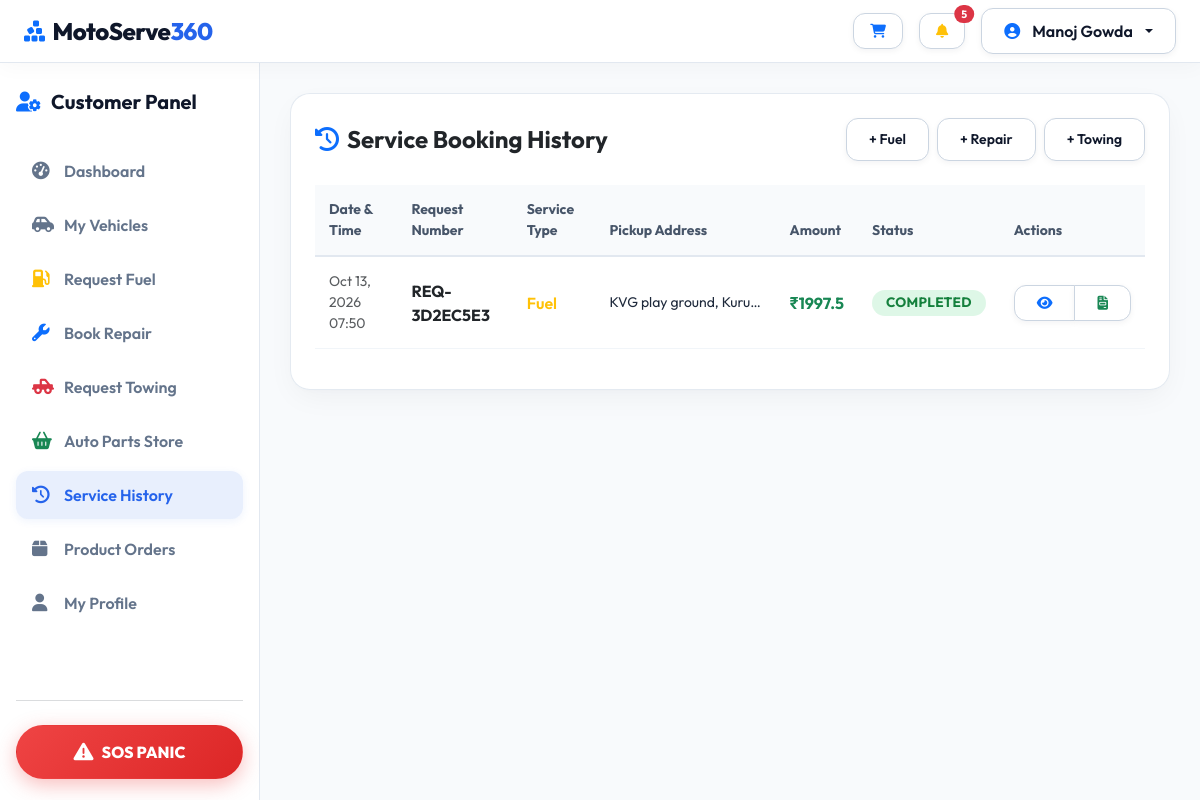
/customer/history (signed in), run on the app's committed database.
### models/user.py (models this page shows, shortened)
class User(UserMixin, db.Model):
    __tablename__ = 'users'
    id = db.Column(db.Integer, primary_key=True)
    name = db.Column(db.String(100), nullable=False)
    email = db.Column(db.String(120), unique=True, nullable=False, index=True)
    password_hash = db.Column(db.String(255), nullable=False)
    phone = db.Column(db.String(20), nullable=False)
    role = db.Column(db.String(20), nullable=False, default='customer') # 'customer', 'provider', 'admin'
    avatar = db.Column(db.String(255), default='default_avatar.png')
    license_number = db.Column(db.String(50), nullable=True)
    created_at = db.Column(db.DateTime, default=datetime.utcnow)
    is_active = db.Column(db.Boolean, default=True)
    vehicles = db.relationship('Vehicle', backref='owner', lazy=True, cascade="all, delete-orphan")
    provider_profile = db.relationship('ProviderProfile', backref='user', uselist=False, cascade="all, delete-orphan")
    customer_requests = db.relationship('ServiceRequest', foreign_keys='ServiceRequest.customer_id', backref='customer', lazy=True)
    cart_items = db.relationship('CartItem', backref='user', lazy=True, cascade="all, delete-orphan")
    orders = db.relationship('Order', backref='customer', lazy=True)
    payments = db.relationship('Payment', backref='user', lazy=True)
    notifications = db.relationship('Notification', backref='user', lazy=True, cascade="all, delete-orphan")
    def is_customer(self):
        return self.role == 'customer'

### models/service.py (models this page shows, shortened)
class ServiceRequest(db.Model):
    __tablename__ = 'service_requests'
    id = db.Column(db.Integer, primary_key=True)
    request_number = db.Column(db.String(36), default=lambda: f"REQ-{uuid.uuid4().hex[:8].upper()}", unique=True)
    customer_id = db.Column(db.Integer, db.ForeignKey('users.id'), nullable=False)
    provider_id = db.Column(db.Integer, db.ForeignKey('providers.id'), nullable=True)
    vehicle_id = db.Column(db.Integer, db.ForeignKey('vehicles.id'), nullable=True)
    service_type = db.Column(db.String(20), nullable=False) # 'fuel', 'repair', 'tow'
    status = db.Column(db.String(20), default='pending', nullable=False)
    pickup_address = db.Column(db.String(255), nullable=False)
    locality = db.Column(db.String(100), nullable=True)
    pickup_lat = db.Column(db.Float, nullable=False)
    pickup_lng = db.Column(db.Float, nullable=False)
    provider_name = db.Column(db.String(150), nullable=True)
    provider_lat = db.Column(db.Float, nullable=True)
    provider_lng = db.Column(db.Float, nullable=True)
    provider_address = db.Column(db.String(255), nullable=True)
    provider_phone = db.Column(db.String(50), nullable=True)
    provider_source = db.Column(db.String(20), default='registered') # 'registered' or 'osm'
    distance_km = db.Column(db.Float, nullable=True) # Straight-line distance from customer to provider
    drop_address = db.Column(db.String(255), nullable=True) # Used for towing
    drop_lat = db.Column(db.Float, nullable=True)
    drop_lng = db.Column(db.Float, nullable=True)
    is_emergency = db.Column(db.Boolean, default=False)
    scheduled_at = db.Column(db.DateTime, default=datetime.utcnow)
    service_notes = db.Column(db.Text, nullable=True)
    estimated_fee = db.Column(db.Float, default=0.0)
    final_amount = db.Column(db.Float, default=0.0)
    payment_status = db.Column(db.String(20), default='unpaid') # 'unpaid', 'paid'
    created_at = db.Column(db.DateTime, default=datetime.utcnow)
    updated_at = db.Column(db.DateTime, default=datetime.utcnow, onupdate=datetime.utcnow)
    fuel_detail = db.relationship('FuelDetails', backref='request', uselist=False, cascade="all, delete-orphan")
    repair_detail = db.relationship('RepairDetails', backref='request', uselist=False, cascade="all, delete-orphan")
    tow_detail = db.relationship('TowDetails', backref='request', uselist=False, cascade="all, delete-orphan")
    payments = db.relationship('Payment', backref='service_request', lazy=True)
    chat_messages = db.relationship('ChatMessage', backref='service_request', lazy=True, cascade="all, delete-orphan")
    reviews = db.relationship('Review', backref='service_request', lazy=True)

### routes/customer.py (the view)
@customer_bp.route('/history')
@login_required
@customer_required
def history():
    requests = ServiceRequest.query.filter_by(customer_id=current_user.id).order_by(ServiceRequest.created_at.desc()).all()
    return render_template('customer/history.html', requests=requests)

### routes/customer.py (called while the page is built)
def customer_required(f):
    from functools import wraps
    @wraps(f)
    def decorated_function(*args, **kwargs):
        if not current_user.is_authenticated or not current_user.is_customer():
            flash('Access denied. Customer panel only.', 'danger')
            return redirect(url_for('auth.login', role='customer'))
        return f(*args, **kwargs)
    return decorated_function

### templates/customer/history.html (shortened to what this page needs)
{% extends 'customer/base_customer.html' %}
{% block customer_content %}
<div class="glass-card p-4">
  <div class="d-flex justify-content-between align-items-center mb-4">
    <h4 class="fw-bold text-dark mb-0"><i class="fas fa-clock-rotate-left text-primary me-2"></i>Service Booking History</h4>
    <div class="d-flex gap-2">
      <a href="{{ url_for('customer.request_fuel') }}" class="btn btn-sm btn-white-custom text-warning">+ Fuel</a>
      <a href="{{ url_for('customer.request_repair') }}" class="btn btn-sm btn-white-custom text-primary">+ Repair</a>
      <a href="{{ url_for('customer.request_tow') }}" class="btn btn-sm btn-white-custom text-danger">+ Towing</a>
    </div>
  </div>
  {% if requests %}
    <div class="table-responsive">
      <table class="table table-hover align-middle">
        <thead>
          <tr class="text-muted small">
            <th>Date & Time</th>
            <th>Request Number</th>
            <th>Service Type</th>
            <th>Pickup Address</th>
            <th>Amount</th>
            <th>Status</th>
            <th>Actions</th>
          </tr>
        </thead>
        <tbody>
          {% for r in requests %}
            <tr>
              <td class="small text-muted">{{ r.created_at.strftime('%b %d, %Y %H:%M') }}</td>
              <td class="fw-bold text-dark">{{ r.request_number }}</td>
              <td>
                <span class="text-capitalize fw-semibold text-{% if r.service_type == 'fuel' %}warning{% elif r.service_type == 'repair' %}primary{% else %}danger{% endif %}">
                  {{ r.service_type }}
                </span>
              </td>
              <td class="small text-truncate" style="max-width: 180px;">{{ r.pickup_address }}</td>
              <td class="fw-bold text-success">₹{{ r.final_amount }}</td>
              <td><span class="badge badge-status badge-{{ r.status }}">{{ r.status }}</span></td>
              <td>
                <div class="btn-group btn-group-sm">
                  <a href="{{ url_for('customer.tracking', request_id=r.id) }}" class="btn btn-white-custom" title="Track / View"><i class="fas fa-eye text-primary"></i></a>
                  <a href="{{ url_for('customer.download_invoice', type_name='service', item_id=r.id) }}" target="_blank" class="btn btn-white-custom" title="Invoice"><i class="fas fa-file-invoice text-success"></i></a>
                </div>
              </td>
            </tr>
          {% endfor %}
        </tbody>
      </table>
    </div>
  {% else %}
    <div class="text-center py-5 text-muted">
      <i class="fas fa-folder-open fs-1 mb-3 opacity-50"></i>
      <p>No service history found. Request a fuel, repair, or tow service to see it here!</p>
    </div>
  {% endif %}
</div>
{% endblock %}

### templates/customer/base_customer.html (shortened to what this page needs)
<!DOCTYPE html>
<html lang="en">
<head>
  <link href="https://cdn.jsdelivr.net/npm/bootstrap@5.3.2/dist/css/bootstrap.min.css" rel="stylesheet">
  <link rel="stylesheet" href="https://cdnjs.cloudflare.com/ajax/libs/font-awesome/6.5.1/css/all.min.css">
  <link rel="stylesheet" href="https://unpkg.com/leaflet@1.9.4/dist/leaflet.css" />
  <link rel="stylesheet" href="{{ url_for('static', filename='css/style.css') }}">
  <link rel="stylesheet" href="{{ url_for('static', filename='css/dashboard.css') }}">
</head>
<body>
  <nav class="navbar navbar-expand-lg navbar-light navbar-custom sticky-top">
    <div class="container-fluid px-4">
      <a class="navbar-brand me-4" href="{{ url_for('customer.dashboard') }}">
        <i class="fas fa-cubes-stacked me-2 text-primary"></i>MotoServe<span>360</span>
      </a>
      <div class="d-flex align-items-center gap-3 ms-auto">
        <a href="{{ url_for('customer.view_cart') }}" class="btn btn-white-custom position-relative btn-sm px-3">
          <i class="fas fa-cart-shopping text-primary"></i>
        </a>
        <a href="{{ url_for('customer.notifications') }}" class="btn btn-white-custom position-relative btn-sm px-3">
          <i class="fas fa-bell text-warning"></i>
          {% if unread_notifications_count > 0 %}
            <span class="position-absolute top-0 start-100 translate-middle badge rounded-pill bg-danger">
              {{ unread_notifications_count }}
            </span>
          {% endif %}
        </a>
        <div class="dropdown">
          <button class="btn btn-white-custom dropdown-toggle" type="button" data-bs-toggle="dropdown">
            <i class="fas fa-user-circle me-1 text-primary"></i> {{ current_user.name }}
          </button>
        </div>
      </div>
    </div>
  </nav>
  <div class="dashboard-wrapper">
    <aside class="sidebar">
      <div class="sidebar-brand">
        <i class="fas fa-user-gear text-primary"></i> Customer Panel
      </div>
      <ul class="sidebar-nav">
        <li>
          <a href="{{ url_for('customer.dashboard') }}" class="sidebar-link {% if request.endpoint == 'customer.dashboard' %}active{% endif %}">
            <i class="fas fa-gauge-high"></i> Dashboard
          </a>
        </li>
        <li>
          <a href="{{ url_for('customer.vehicles') }}" class="sidebar-link {% if request.endpoint == 'customer.vehicles' %}active{% endif %}">
            <i class="fas fa-car-side"></i> My Vehicles
          </a>
        </li>
        <li>
          <a href="{{ url_for('customer.request_fuel') }}" class="sidebar-link {% if request.endpoint == 'customer.request_fuel' %}active{% endif %}">
            <i class="fas fa-gas-pump text-warning"></i> Request Fuel
          </a>
        </li>
        <li>
          <a href="{{ url_for('customer.request_repair') }}" class="sidebar-link {% if request.endpoint == 'customer.request_repair' %}active{% endif %}">
            <i class="fas fa-wrench text-primary"></i> Book Repair
          </a>
        </li>
        <li>
          <a href="{{ url_for('customer.request_tow') }}" class="sidebar-link {% if request.endpoint == 'customer.request_tow' %}active{% endif %}">
            <i class="fas fa-truck-pickup text-danger"></i> Request Towing
          </a>
        </li>
        <li>
          <a href="{{ url_for('customer.store') }}" class="sidebar-link {% if 'store' in request.endpoint or 'cart' in request.endpoint or 'checkout' in request.endpoint %}active{% endif %}">
            <i class="fas fa-basket-shopping text-success"></i> Auto Parts Store
          </a>
        </li>
        <li>
          <a href="{{ url_for('customer.history') }}" class="sidebar-link {% if request.endpoint == 'customer.history' %}active{% endif %}">
            <i class="fas fa-clock-rotate-left"></i> Service History
          </a>
        </li>
        <li>
          <a href="{{ url_for('customer.orders') }}" class="sidebar-link {% if request.endpoint == 'customer.orders' %}active{% endif %}">
            <i class="fas fa-box"></i> Product Orders
          </a>
        </li>
        <li>
          <a href="{{ url_for('customer.profile') }}" class="sidebar-link {% if request.endpoint == 'customer.profile' %}active{% endif %}">
            <i class="fas fa-user"></i> My Profile
          </a>
        </li>
      </ul>
      <div class="mt-auto pt-4 border-top border-secondary border-opacity-25">
        <form action="{{ url_for('customer.sos_panic') }}" method="POST" id="sos-panic-form">
          <button type="submit" class="btn btn-sos w-100 d-flex align-items-center justify-content-center gap-2" id="btn-sos-panic">
            <i class="fas fa-triangle-exclamation fs-5"></i> SOS PANIC
          </button>
        </form>
      </div>
    </aside>
    <main class="dashboard-content">
      {% block customer_content %}{% block content %}{% endblock %}{% endblock %}
    </main>
  </div>
</body>
</html>

### static/css/style.css (style rules this page uses)
:root { --primary-color: #2563eb; --primary-hover: #1d4ed8; --secondary-color: #64748b; --light-bg: #f8fafc; --light-surface: #ffffff; --light-card: #ffffff; --light-border: #e2e8f0; --dark-bg: #f8fafc; --dark-surface: #ffffff; --dark-card: #ffffff; --dark-border: #e2e8f0; --accent-fuel: #d97706; --accent-repair: #2563eb; --accent-tow: #dc2626; --accent-store: #059669; --text-main: #0f172a; --text-muted: #64748b; --glass-bg: rgba(255, 255, 255, 0.92); --glass-border: rgba(226, 232, 240, 0.9); }
body { font-family: 'Outfit', -apple-system, BlinkMacSystemFont, "Segoe UI", Roboto, sans-serif; background-color: var(--light-bg); color: var(--text-main); min-height: 100vh; display: flex; flex-direction: column; }
.glass-card { background: var(--glass-bg); backdrop-filter: blur(16px); -webkit-backdrop-filter: blur(16px); border: 1px solid var(--glass-border); border-radius: 20px; box-shadow: 0 10px 30px -5px rgba(15, 23, 42, 0.05), 0 4px 6px -2px rgba(15, 23, 42, 0.02); transition: transform 0.25s ease, box-shadow 0.25s ease, border-color 0.25s ease; }
.navbar-custom { background: rgba(255, 255, 255, 0.92) !important; backdrop-filter: blur(14px); -webkit-backdrop-filter: blur(14px); border-bottom: 1px solid var(--light-border); box-shadow: 0 4px 20px rgba(15, 23, 42, 0.03); }
.navbar-brand { font-weight: 800; font-size: 1.5rem; letter-spacing: -0.5px; color: #0f172a !important; }
.navbar-brand span { color: var(--primary-color); }
.btn-white, .btn-white-custom { background: #ffffff !important; color: #0f172a !important; border: 1px solid #cbd5e1 !important; font-weight: 600; padding: 10px 22px; border-radius: 12px; box-shadow: 0 2px 6px rgba(15, 23, 42, 0.05); transition: all 0.25s ease; display: inline-flex; align-items: center; gap: 8px; }
.btn-sos { background: linear-gradient(135deg, #ef4444 0%, #dc2626 100%); color: #fff !important; font-weight: 800; padding: 14px 30px; border-radius: 50px; box-shadow: 0 6px 20px rgba(239, 68, 68, 0.35); animation: pulse-red 2s infinite; }
.badge-status { padding: 6px 14px; border-radius: 20px; font-size: 0.85rem; font-weight: 700; text-transform: uppercase; letter-spacing: 0.3px; }
.badge-completed { background: rgba(34, 197, 94, 0.15); color: #15803d; }
.table { color: #0f172a; background-color: #ffffff; }
.table th { color: #475569 !important; font-weight: 700; background-color: #f8fafc; border-bottom: 2px solid #e2e8f0; padding: 14px; }
.table td { color: #1e293b; border-bottom: 1px solid #f1f5f9; vertical-align: middle; padding: 14px; }

### static/css/dashboard.css (style rules this page uses)
.dashboard-wrapper { display: flex; min-height: calc(100vh - 60px); background-color: #f8fafc; }
.sidebar { width: 260px; background-color: #ffffff; border-right: 1px solid #e2e8f0; padding: 24px 16px; display: flex; flex-direction: column; box-shadow: 2px 0 10px rgba(15, 23, 42, 0.02); }
.sidebar-brand { font-size: 1.25rem; font-weight: 700; color: #0f172a; margin-bottom: 30px; display: flex; align-items: center; gap: 10px; }
.sidebar-nav { list-style: none; padding: 0; margin: 0; display: flex; flex-direction: column; gap: 6px; }
.sidebar-link { display: flex; align-items: center; gap: 12px; padding: 12px 16px; color: #64748b; text-decoration: none; font-weight: 600; border-radius: 12px; transition: all 0.2s ease; }
.sidebar-link.active { color: #2563eb; background-color: rgba(37, 99, 235, 0.1); box-shadow: 0 2px 8px rgba(37, 99, 235, 0.08); }
.sidebar-link i { font-size: 1.1rem; width: 20px; }
.dashboard-content { flex: 1; padding: 30px; background-color: #f8fafc; overflow-y: auto; }

### data on the page
User: name "Manoj Gowda"
ServiceRequest: created_at "Oct 13, 2026 07:50", request_number "REQ-3D2EC5E3", service_type "Fuel", pickup_address "KVG play ground, Kuru…", final_amount "1997.5", status "COMPLETED"

### other printed values
{{ unread_notifications_count }} "5"
